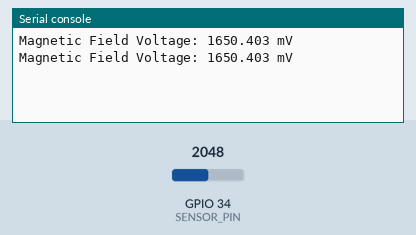
Recording of a program running on a simulated ESP32 board running MicroPython. Shown: the last lines printed to the serial console. The test bench sets the inputs (shaded band); at power-on: GPIO 34 (SENSOR_PIN) = 2048 (analog values on the 0–4095 scale).

Above: at 1.2 s.
1.3 s: GPIO 34 (SENSOR_PIN) set to 2866
At 2.5 s:
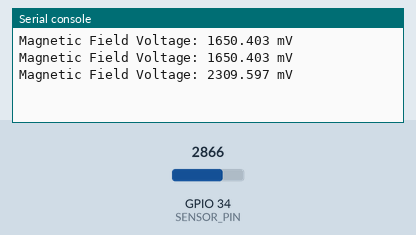
2.8 s: GPIO 34 (SENSOR_PIN) set to 3603
At 3.8 s:
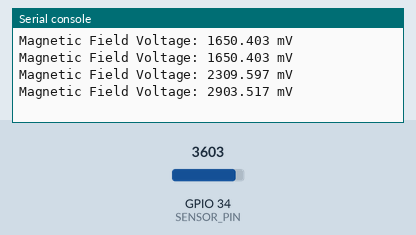
Timing chart, 0 to 5.8 s (numbered marks = the images above; inputs shaded):
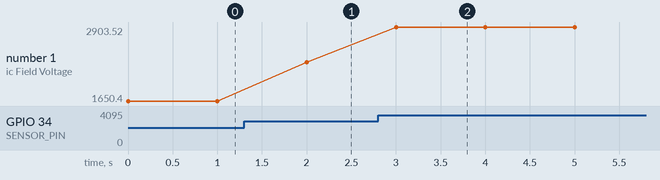

Measured:
- after the input at 1.3 s, the serial console: prints a new line after 0.70 s (image 1)
- after the input at 2.8 s, the serial console: prints a new line after 0.20 s (image 2)
- plotted number 1: 1650.4 → 2309.6 after the input at 1.3 s, 2309.6 → 2903.52 after the input at 2.8 s

The program:

KY035_Analog_Hall_Magnetic_Sensor.py
```python
# KY-035 Analog Hall Magnetic Sensor demo
import machine
import time

SENSOR_PIN = machine.ADC(machine.Pin(34))
SENSOR_PIN.atten(machine.ADC.ATTN_11DB)

while True:
    raw_value = SENSOR_PIN.read()
    voltage = (raw_value / 4095) * 3300  # Convert to millivolts
    print("Magnetic Field Voltage:", voltage, "mV")
    time.sleep(1)
```
